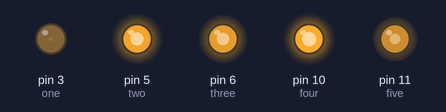
Bench run of a sketch on a simulated Arduino Uno, built with avr-gcc and run on an emulated ATmega328P. On the bench: output pins drawn as LEDs (lit = HIGH).

Above: at 0.05 s.
At 0.4 s:
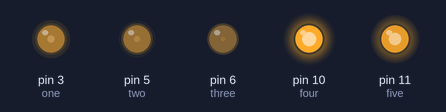
At 0.7 s:
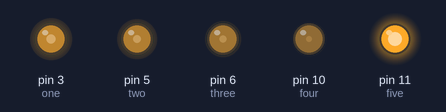
At 0.85 s:
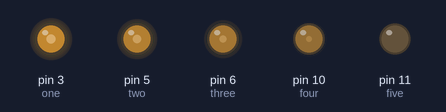
At 1.4 s:
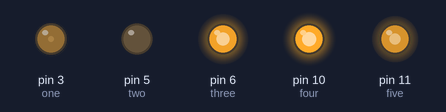
Timing chart, 0 to 3.6 s (numbered marks = the images above):
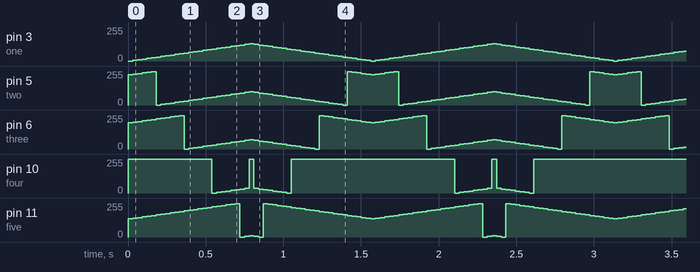

The sketch:

Blink.ino
```cpp
//변수
//char blueLedPin = 9;
#define one 3
#define two 5
#define three 6
#define four 10
#define five 11

unsigned char ledCnt = 10;
unsigned char ledOff = 0;
char ledState = 0;
char ledAmount = 5;

void setup() {
  pinMode(one, OUTPUT);
  pinMode(two, OUTPUT);
  pinMode(three, OUTPUT);
  pinMode(four, OUTPUT);
  pinMode(five, OUTPUT);
}

void loop() {
  analogWrite(one, ledState);
  analogWrite(two, ledState - 30);
  analogWrite(three, ledState - 60);
  analogWrite(four, ledState - 90);
  analogWrite(five, ledState - 120);

  ledState = ledState + ledAmount;

  if(ledState <= 0 || ledState >= 255) {
    ledAmount = -ledAmount;
  }
  delay(30);
}

/*
  digitalWrite(one, 1);
  delay(1000);
  digitalWrite(two, 1);
  delay(1000);
  digitalWrite(three, 1);
  delay(1000);
  digitalWrite(four, 1);
  delay(1000);
  digitalWrite(five, 1);
  delay(1000);
  digitalWrite(one, 0);
  delay(1000);
  digitalWrite(two, 0);
  delay(1000);
  digitalWrite(three, 0);
  delay(1000);
  digitalWrite(four, 0);
  delay(1000);
  digitalWrite(five, 0);
  delay(1000);
    if(ledCnt == 0) {
    ledCnt = 10;
  }

  if(ledOff == 10) {
    ledOff = 0;
  }

  digitalWrite(one, !ledState);
  delay(ledCnt);
  digitalWrite(one, ledState);
  delay(ledOff);
  ledCnt--;
  ledOff++;
  delay(10);

  analogWrite(one, ledState);
  ledState = ledState + ledAmount;

  if(ledState <= 0 || ledState >= 255) {
    ledAmount = -ledAmount;
  }
  delay(30);

  */
```

Measured:
- by itself, pin 5 (two), pin 6 (three), pin 11 (five): moves between 0/255 and 251/255, repeating every 1.6 s
- by itself, pin 10 (four): repeats every 1.6 s: 0/255 0.03 s, 5/255 0.03 s, 10/255 0.03 s, 15/255 0.03 s, 20/255 0.03 s, 25/255 0.03 s, 30/255 0.03 s, 35/255 0.03 s, 255/255 0.03 s, 35/255 0.03 s, 30/255 0.03 s, 25/255 0.03 s, 20/255 0.03 s, 15/255 0.03 s, 10/255 0.03 s, 5/255 0.03 s, 0/255 0.03 s, 255/255 1.1 s
